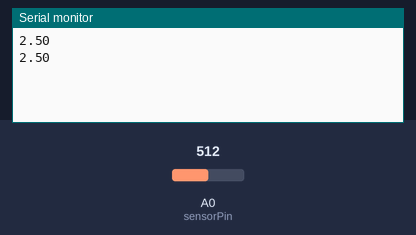
This sketch was run on a simulated Arduino Uno, built with avr-gcc and run on an emulated ATmega328P. Parts: the last lines printed to the serial monitor. Inputs (shaded band) come from the test bench; at power-on: A0 (sensorPin) = 512.

Above: at 2.3 s.
2.4 s: A0 (sensorPin) set to 716
At 4.1 s:
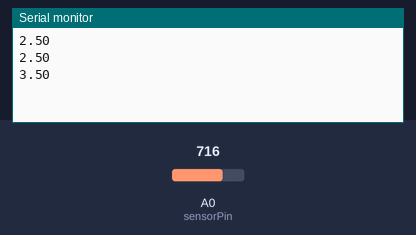
4.5 s: A0 (sensorPin) set to 900
At 5.3 s:
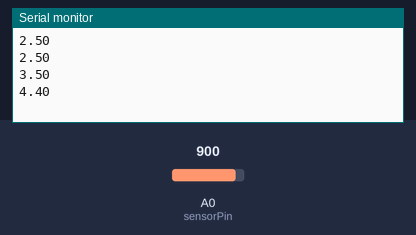
Timing chart, 0 to 7.5 s (numbered marks = the images above; inputs shaded):
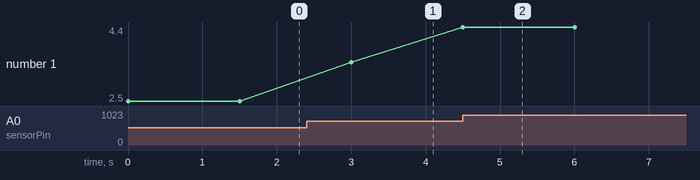

The sketch:

Serial.ino
```cpp
int sensorPin = A0;
int rawValue;
float voltage;

void setup()
{
  Serial.begin(9600);
}

void loop()
{
  rawValue = analogRead(sensorPin);
  voltage = rawValue * (5.0 / 1023);
  Serial.println(voltage);
  delay(1500);
}
```

Measured:
- after the input at 2.4 s, the serial monitor: prints a new line after 0.60 s (image 1)
- after the input at 4.5 s, the serial monitor: prints a new line at once (image 2)
- plotted number 1: 2.5 → 3.5 after the input at 2.4 s, 3.5 → 4.4 after the input at 4.5 s
